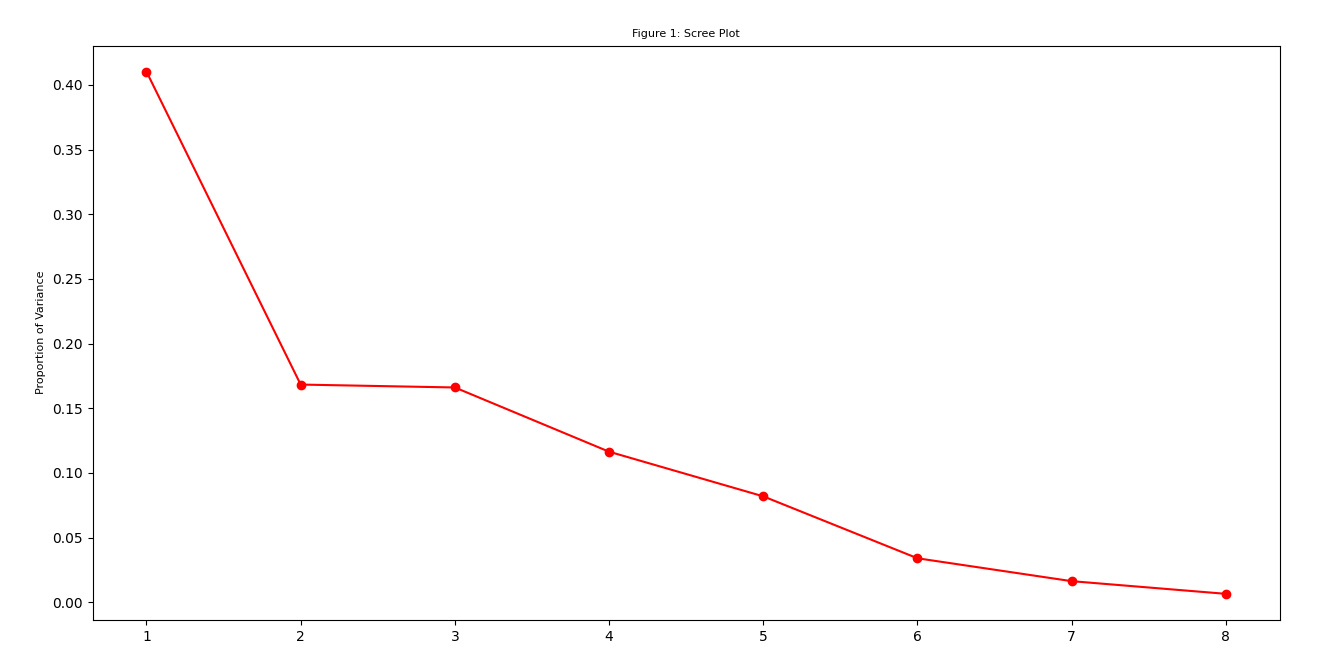
#> input picture year_project/telegram_bot/pca_analyze/cumulative_dispersion.png, 1330 x 667 px
$ python -i extracting.py   (imports and definitions only)
#> lines starting #> are read from the running program, lines starting #| are printed output that depends on the picture
import math
import numpy as np
import io
from PIL import Image
import cv2
from skimage.feature import hog


def round_half_up(n, decimals=0):
    multiplier = 10 ** decimals
    return math.floor(n * multiplier + 0.5) / multiplier


# [44 lines left out: functions calculate_channel_average, calculate_channel_average_v2, get_harris_corners_coordinates, get_harris_corners_count, get_harris_corner_mean, not called in this run]


def set_type_array(channel, df):
    df["type"] = [channel for _ in range(len(df))]


# [23 lines left out: functions get_hog_features, get_hog_mean, get_hog_std, not called in this run]


def find_hough_circles(image, retry=False):
    """
    Finding the Hough Circles in a given image
    """
#> called with retry = False
    try:
        img = image.copy()

        if retry:
            img = img.astype('uint8')

        img = cv2.medianBlur(img, 9)
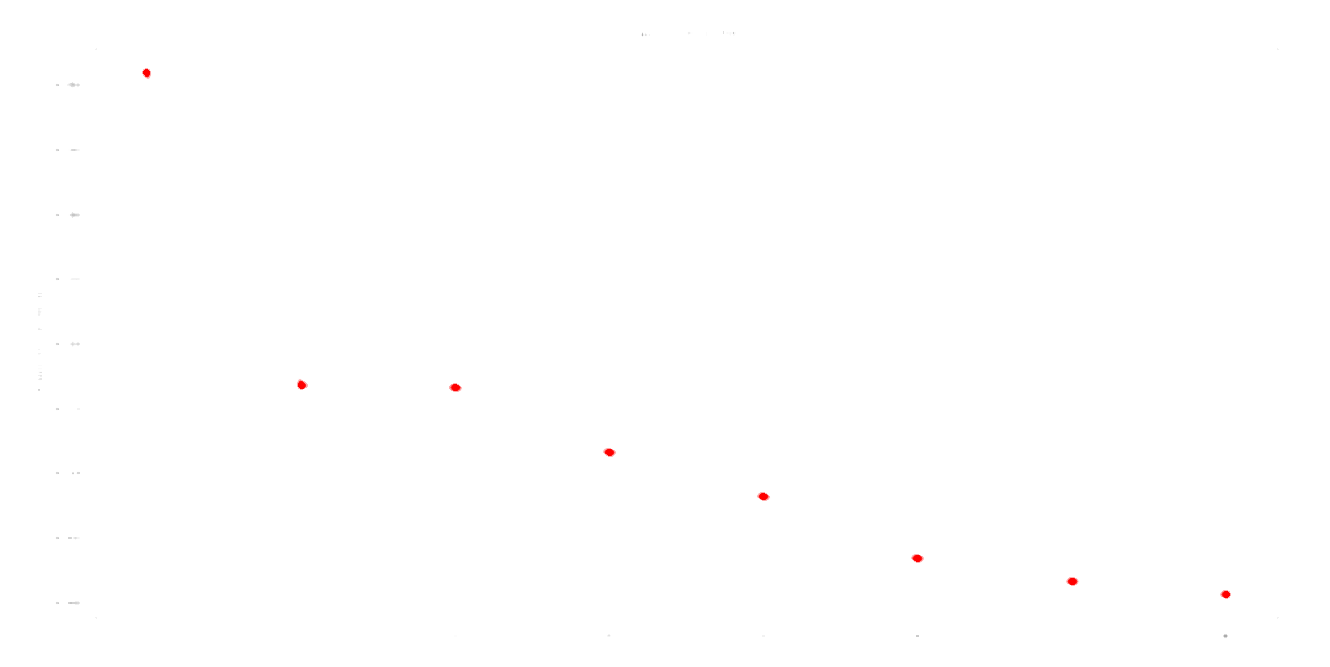
#> img: shape (667, 1330, 3); mean R, G, B 255, 254.9, 254.9
        gray_img = cv2.cvtColor(img, cv2.COLOR_RGB2GRAY)

        # Finding circles using Hough Transform
        circles = cv2.HoughCircles(gray_img,
                                   cv2.HOUGH_GRADIENT,
                                   dp=1,
                                   minDist=40,
                                   param1=30,
                                   param2=50,
                                   minRadius=0,
                                   maxRadius=130)
#> circles = None

    except:
        # Retry when it has to be changed to type uint8, which is only for augmented images
        circles = find_hough_circles(image, retry=True)

    return circles if circles is not None else np.array([[[]]])


# [5 lines left out: function count_hough_circles, not called in this run]

>>> import cv2
>>> picture = cv2.cvtColor(cv2.imread('pca_analyze/cumulative_dispersion.png'), cv2.COLOR_BGR2RGB)
>>> result = find_hough_circles(picture)
#> result = empty array
